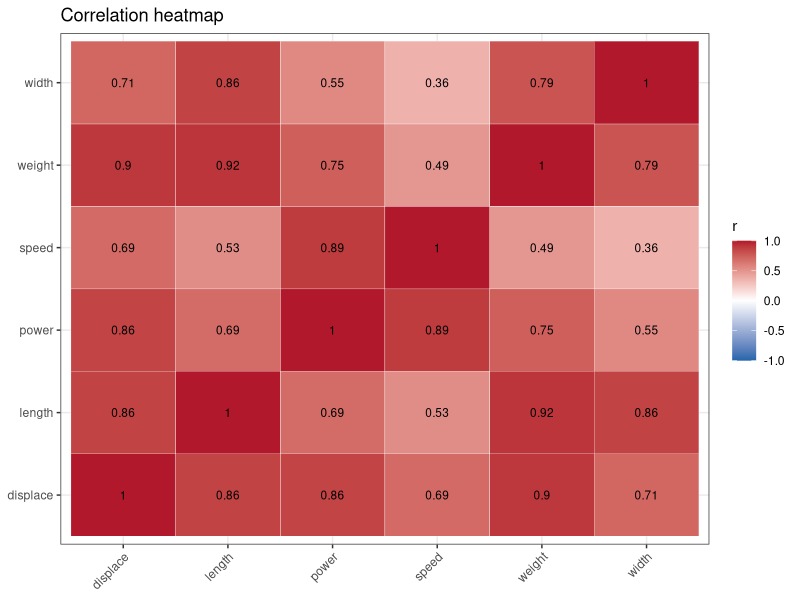
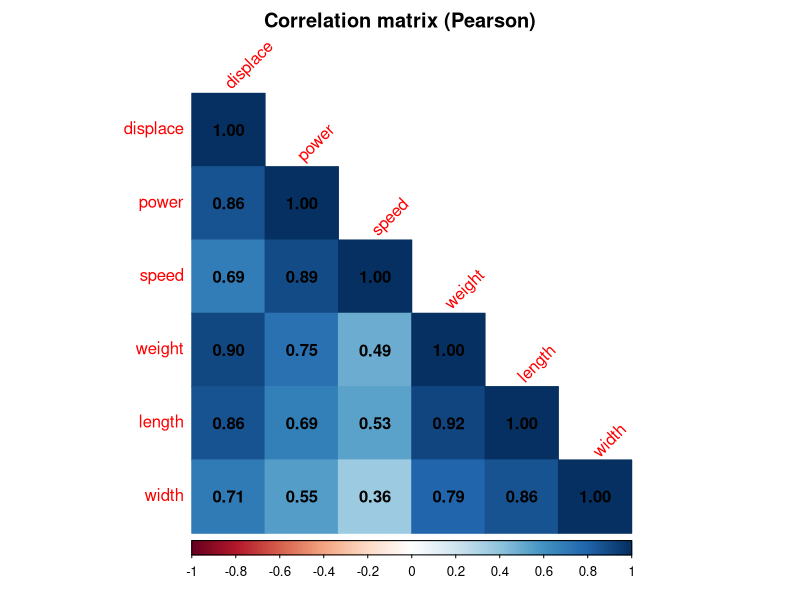
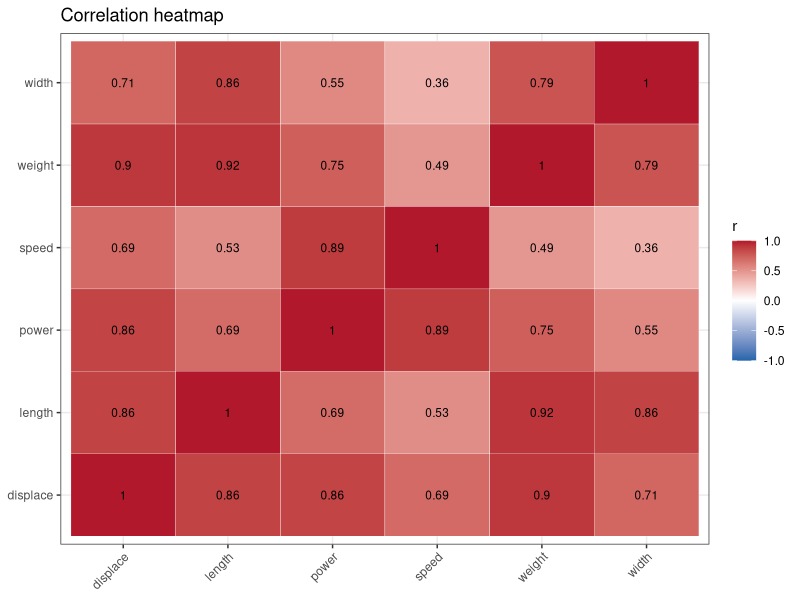

Reproduce these figures in R, in order.
# =====================================================================
# 1. Correlation heatmap
# Goal: show that the 5 predictors carry largely redundant information
#       (a warning sign before fitting any multiple regression).
# =====================================================================

library(tidyverse)
library(ggplot2)
library(corrplot)

dir.create("figures", showWarnings = FALSE)

df      <- read_csv("data/cars.csv", show_col_types = FALSE)
df_num  <- df %>% select(where(is.numeric))

# --- 1.1 Correlation matrix ------------------------------------------
cor_matrix <- cor(df_num)
round(cor_matrix, 3)

# --- 1.2 corrplot -----------------------------------------------------
png("figures/02_corrplot.png", width = 900, height = 800, res = 130)
corrplot(cor_matrix,
         method      = "color",
         addCoef.col = "black",
         type        = "lower",
         tl.srt      = 45,
         title       = "Correlation matrix (Pearson)",
         mar         = c(0, 0, 2, 0))
dev.off()

# --- 1.3 Same matrix with ggplot (export-friendly) --------------------
cor_long <- cor_matrix %>%
  as_tibble(rownames = "var1") %>%
  pivot_longer(-var1, names_to = "var2", values_to = "r")

p_cor <- ggplot(cor_long, aes(x = var1, y = var2, fill = r)) +
  geom_tile(colour = "white") +
  geom_text(aes(label = round(r, 2)), size = 3) +
  scale_fill_gradient2(low = "#2166AC", mid = "white", high = "#B2182B",
                       midpoint = 0, limits = c(-1, 1)) +
  labs(title = "Correlation heatmap", x = NULL, y = NULL, fill = "r") +
  theme_bw() +
  theme(axis.text.x = element_text(angle = 45, hjust = 1))

p_cor
ggsave("figures/02_correlation_heatmap.png", p_cor, width = 6, height = 5, dpi = 150)

# --- 1.4 Correlation of each predictor with the target ----------------
cor_with_speed <- cor_matrix[, "speed"] %>%
  sort(decreasing = TRUE) %>%
  round(3)
cor_with_speed
# power 0.894 | displace 0.693 | length 0.532 | weight 0.491 | width 0.363

# --- 1.5 Read-out -----------------------------------------------------
# Every pair of predictors is positively correlated (0.55 to 0.92):
# the predictors are NOT independent pieces of information, they are
# five different ways of measuring "how big and how powerful the car is".
